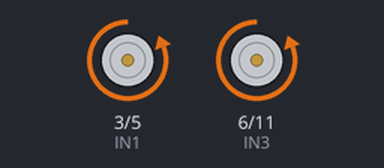
Simulated run of this sketch. Board: Arduino Uno, built with avr-gcc and run on an emulated ATmega328P. On the bench: motor-driver pin pairs drawn as motors (green arrow = first pin HIGH = forward, orange = second pin HIGH = backward, longer = more drive).

Above: at 3.0 s.
Timing chart, 0 to 7.1 s (numbered marks = the images above):
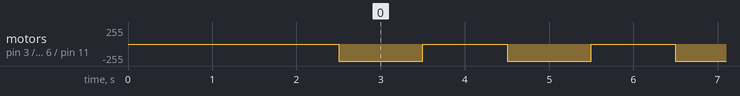

The sketch:

RobotiCamp_2023_move.ino
```cpp
// Motor driver pins
#define IN1 3
#define IN2 5
#define IN3 6
#define IN4 11

void setup() {
  pinMode(IN1, OUTPUT);
  pinMode(IN2, OUTPUT);
  pinMode(IN3, OUTPUT);
  pinMode(IN4, OUTPUT);

  delay(2500);
}

void loop() {
  M1Move(0, 255);
  M2Move(0, 255);
  delay(1000);
  MStop();
  delay(1000);
}

void MStop() {
  digitalWrite(IN1, LOW);
  digitalWrite(IN2, LOW);
  digitalWrite(IN3, LOW);
  digitalWrite(IN4, LOW);
}

// Motor 1 Commands
void M1Move(int vitesse1, int vitesse2) {
  analogWrite(IN1, vitesse1);
  analogWrite(IN2, vitesse2);
}

// Motor 2 Commands
void M2Move(int vitesse3, int vitesse4) {
  analogWrite(IN3, vitesse3);
  analogWrite(IN4, vitesse4);
}
```

Measured:
- by itself, motor on pin 3 (IN1) / pin 5 (IN2), motor on pin 6 (IN3) / pin 11 (IN4): alternates backward 255/255 for 1.0 s and stopped for 1.0 s
